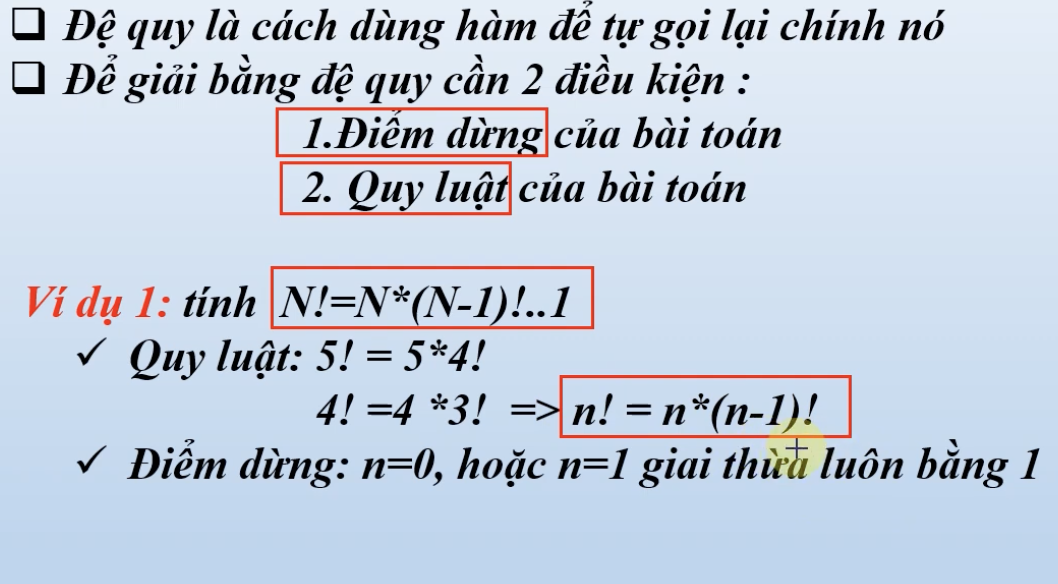
#> input picture file_anh/Screenshot 2026-01-17 at 14.42.34.png, 1058 x 584 px, found by its file name
$ python xla_tuan1.py
#> lines starting #> are read from the running program, lines starting #| are printed output that depends on the picture; after the words box and inside, x2 and y2 are one past the last pixel; in counts of white or black regions, pixels touching at a corner belong together
import cv2
import numpy as np

anhxl = cv2.imread('file_anh/Screenshot 2026-01-17 at 14.42.34.png')
#> anhxl is the input picture: shape (584, 1058, 3); mean B, G, R 221.2, 206.2, 195
cv2.imshow('test file anh',anhxl)
anh_xam = cv2.cvtColor(anhxl,cv2.COLOR_BGR2GRAY)
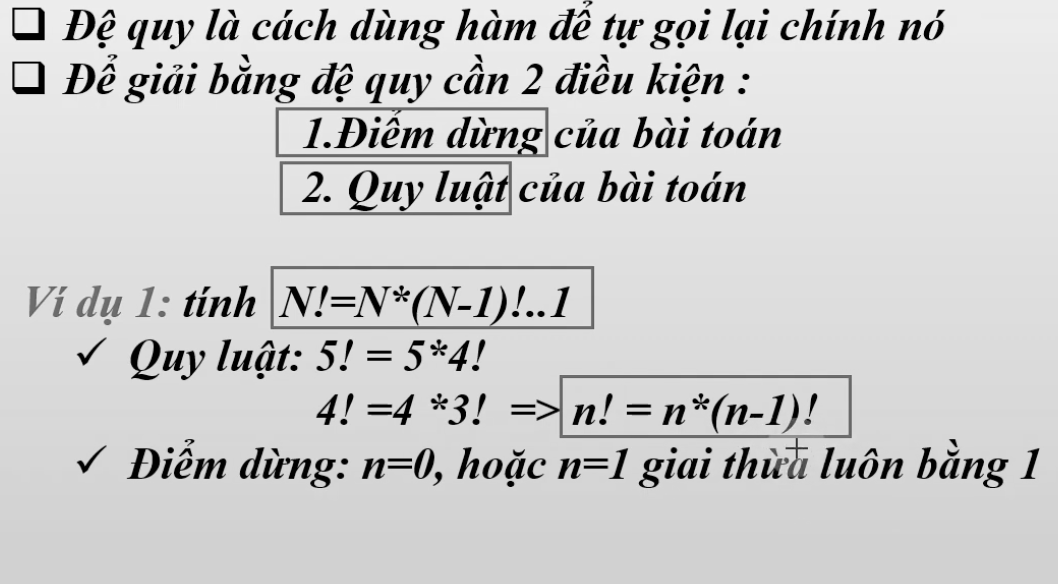
#> anh_xam: shape (584, 1058); min 0, max 242, mean 204.5
cv2.imshow('chuyen doi anh xam ',anh_xam)
rong, dai = anh_xam.shape
#> rong = 584; dai = 1058

# cau 1 cho anh chen 1 o trang va
cau1 = anh_xam.copy()
for x in range(50 , 150):
    for y in range(100 , 170):
        cau1[x,y] = 255
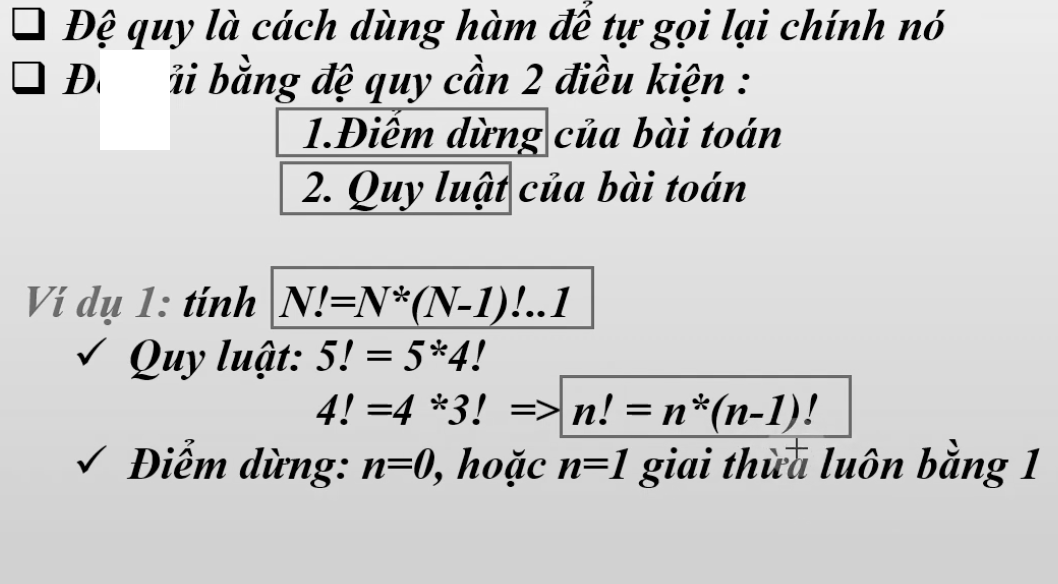
#> cau1: shape (584, 1058); 1.13% of pixels changed, all inside (x1, y1, x2, y2) = (100, 50, 170, 150)

cv2.imshow("anh cau 1 " , cau1)

# cau 2 cho anh ve diem anh den
cau2 = anh_xam.copy()
for x in range(50 , 150):
    for y in range(100 , 170):
        cau2[x,y] = 0
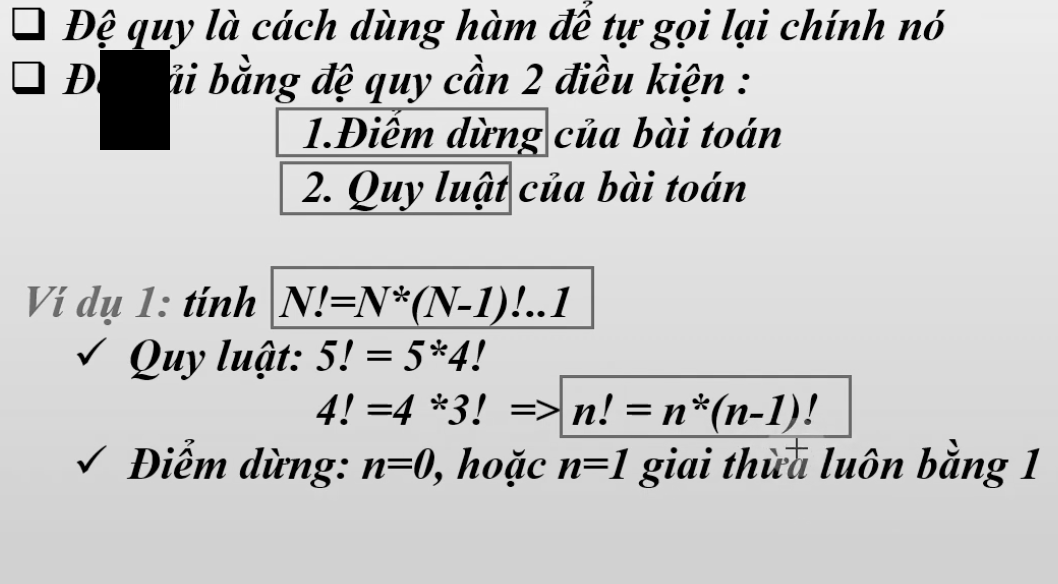
#> cau2: shape (584, 1058); 1.11% of pixels changed, all inside (x1, y1, x2, y2) = (100, 50, 170, 150)

cv2.imshow('cau 2 xu ly anh den' , cau2)

#cau 3 chen gia tri la 128 vao anh
cau3 = anh_xam.copy()
for x in range(50 , 150):
    for y in range(100 , 170):
        cau3[x, y] = 128
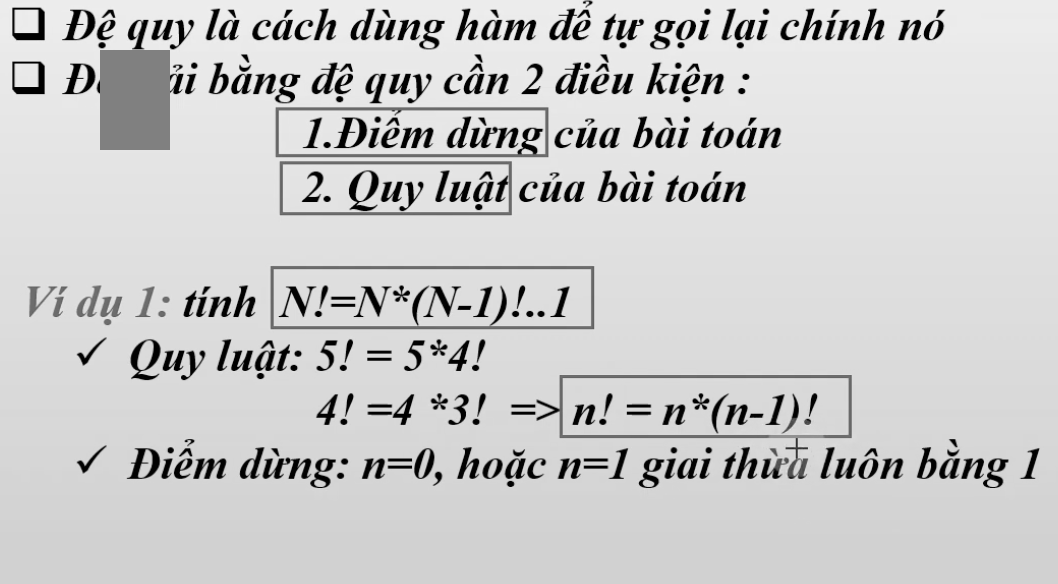
#> cau3: shape (584, 1058); 1.13% of pixels changed, all inside (x1, y1, x2, y2) = (100, 50, 170, 150)
cv2.imshow('anh cau 3',cau3)

# cau 4 lam theo yeu cau cac hinh ve
cau4 = anh_xam.copy()
xmin , xmax = 140 , 300
ymin, ymax = 170 , 330
duong_vien = 25
for x in range(xmin,xmax + 1):
    for y in range(ymin , ymax + 1):
        if x < xmin + duong_vien or x > xmax - duong_vien or y < y + ymin or y > y - ymax:
            cau4[x , y] = 255
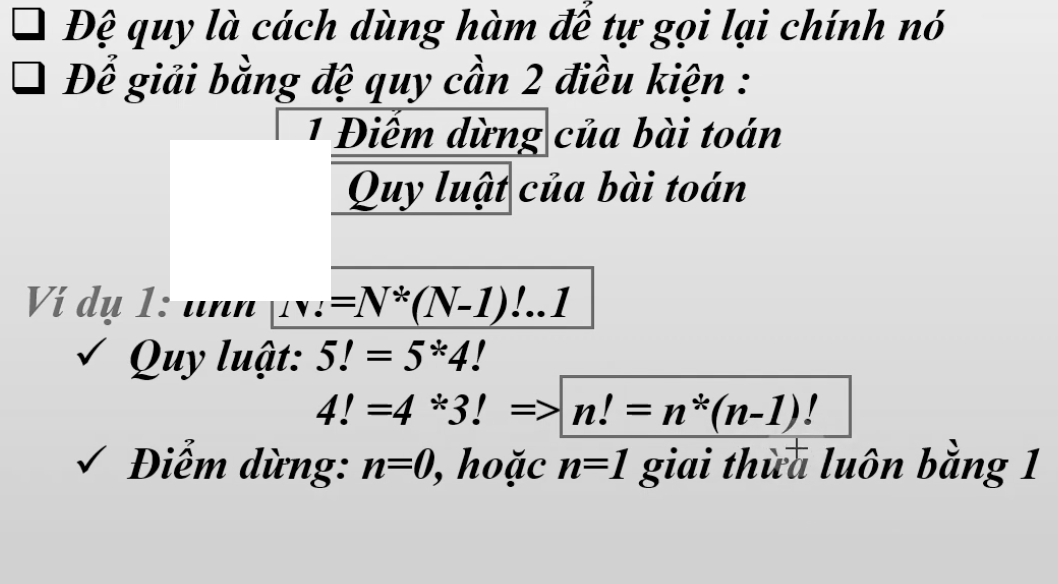
#> cau4: shape (584, 1058); 4.2% of pixels changed, all inside (x1, y1, x2, y2) = (170, 140, 331, 301)
cv2.imshow('anh dau tien cua cau 4',cau4)

#cau 4 anh 2 x = 130, 351 ; y = 180, 261
# dai ngang = 190, 271 ; y = 120, 321
c4_anh2 = anh_xam.copy()
for x in range(180 , 261):
    for y in range(130, 351):
        c4_anh2[x , y] = 255
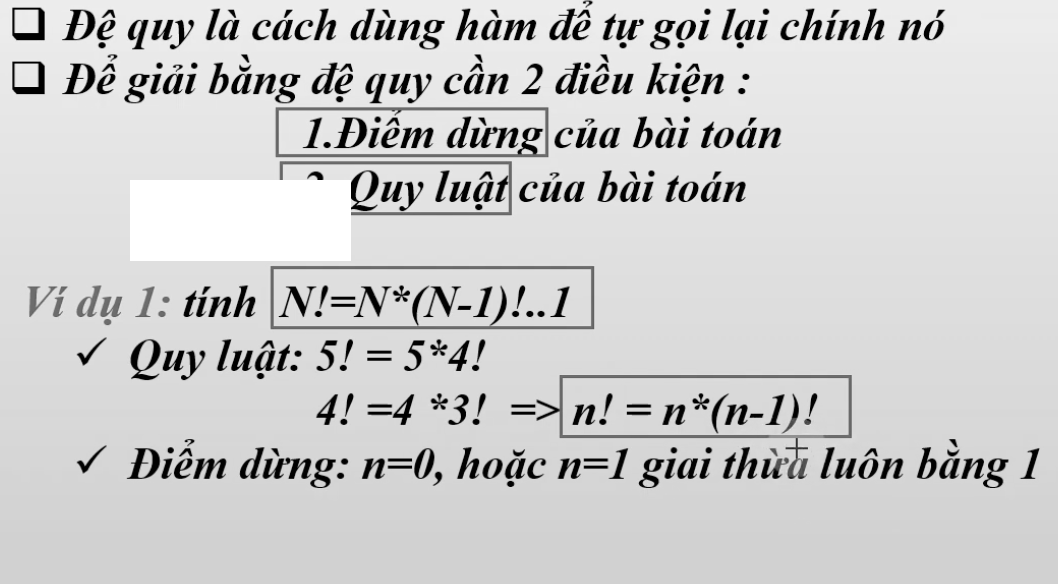
#> c4_anh2: shape (584, 1058); 2.9% of pixels changed, all inside (x1, y1, x2, y2) = (130, 180, 351, 261)
for x in range(120 , 321):
    for y in range(190 , 271):
        c4_anh2[x ,y] = 255
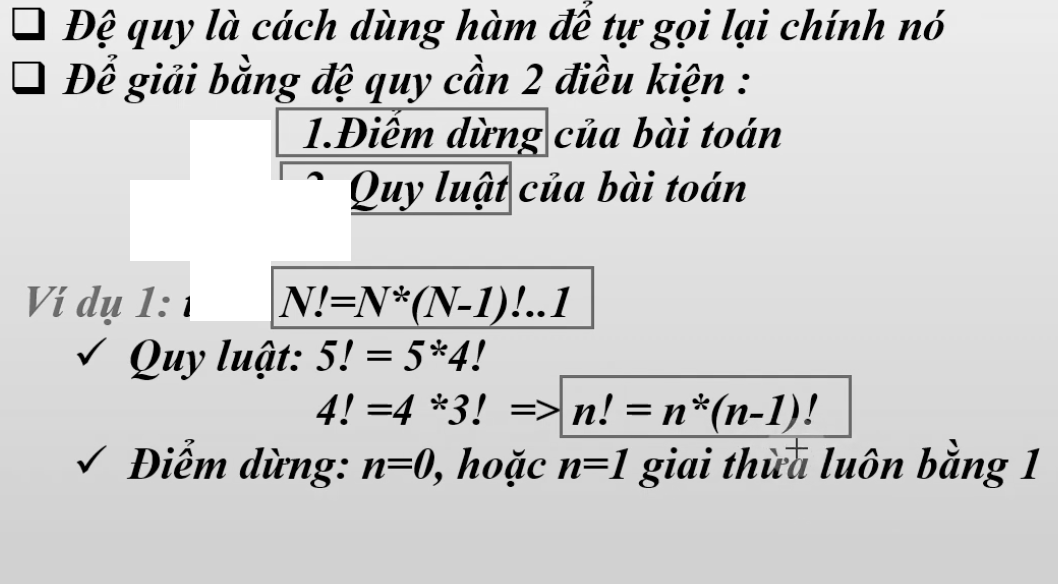
#> c4_anh2: shape (584, 1058); 1.57% of pixels changed, all inside (x1, y1, x2, y2) = (190, 120, 271, 321)
cv2.imshow('anh hinh chu thap' , c4_anh2)


# // an phim bat ky
cv2.waitKey(0)
cv2.destroyAllWindows() #dong tat ca cua so
